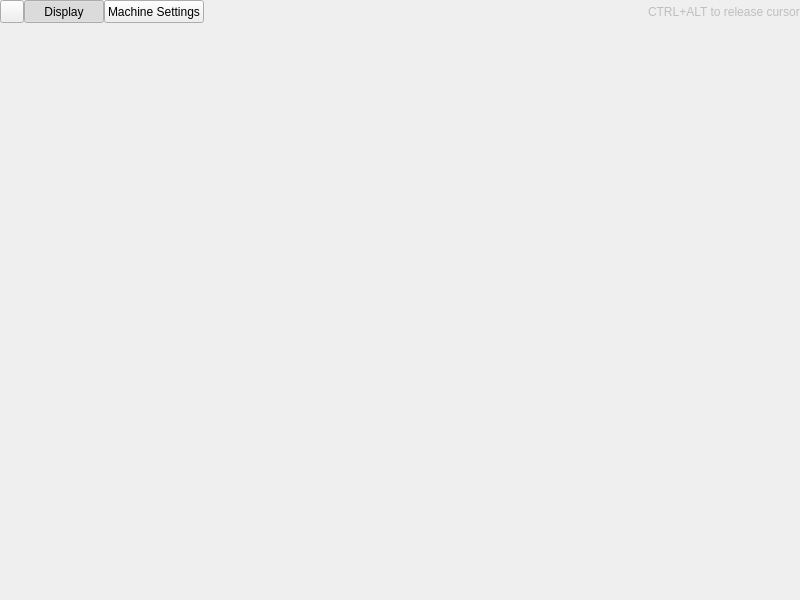
<?xml version="1.0" encoding="UTF-8"?>
<ui version="4.0">
 <class>GuestWindow</class>
 <widget class="QMainWindow" name="GuestWindow">
  <property name="geometry">
   <rect>
    <x>0</x>
    <y>0</y>
    <width>800</width>
    <height>600</height>
   </rect>
  </property>
  <property name="windowTitle">
   <string notr="true">MainWindow</string>
  </property>
  <property name="windowIcon">
   <iconset theme="theguest" resource="../resources.qrc">
    <normaloff>:/icons/theguest.svg</normaloff>:/icons/theguest.svg</iconset>
  </property>
  <widget class="QWidget" name="centralwidget">
   <property name="autoFillBackground">
    <bool>true</bool>
   </property>
   <layout class="QVBoxLayout" name="verticalLayout">
    <property name="spacing">
     <number>0</number>
    </property>
    <property name="leftMargin">
     <number>0</number>
    </property>
    <property name="topMargin">
     <number>0</number>
    </property>
    <property name="rightMargin">
     <number>0</number>
    </property>
    <property name="bottomMargin">
     <number>0</number>
    </property>
    <item>
     <widget class="QWidget" name="topWidget" native="true">
      <property name="autoFillBackground">
       <bool>true</bool>
      </property>
      <layout class="QHBoxLayout" name="horizontalLayout">
       <property name="spacing">
        <number>0</number>
       </property>
       <property name="leftMargin">
        <number>0</number>
       </property>
       <property name="topMargin">
        <number>0</number>
       </property>
       <property name="rightMargin">
        <number>0</number>
       </property>
       <property name="bottomMargin">
        <number>0</number>
       </property>
       <item>
        <layout class="QHBoxLayout" name="leftCsdLayout">
         <property name="spacing">
          <number>0</number>
         </property>
        </layout>
       </item>
       <item>
        <widget class="QToolButton" name="menuButton">
         <property name="sizePolicy">
          <sizepolicy hsizetype="Preferred" vsizetype="Preferred">
           <horstretch>0</horstretch>
           <verstretch>0</verstretch>
          </sizepolicy>
         </property>
         <property name="text">
          <string/>
         </property>
         <property name="icon">
          <iconset theme="theguest" resource="../resources.qrc">
           <normaloff>:/icons/theguest.svg</normaloff>:/icons/theguest.svg</iconset>
         </property>
         <property name="popupMode">
          <enum>QToolButton::InstantPopup</enum>
         </property>
        </widget>
       </item>
       <item>
        <widget class="QPushButton" name="displayButton">
         <property name="sizePolicy">
          <sizepolicy hsizetype="Minimum" vsizetype="Preferred">
           <horstretch>0</horstretch>
           <verstretch>0</verstretch>
          </sizepolicy>
         </property>
         <property name="text">
          <string>Display</string>
         </property>
         <property name="icon">
          <iconset theme="video-display">
           <normaloff>.</normaloff>.</iconset>
         </property>
         <property name="checkable">
          <bool>true</bool>
         </property>
         <property name="checked">
          <bool>true</bool>
         </property>
         <property name="autoExclusive">
          <bool>true</bool>
         </property>
        </widget>
       </item>
       <item>
        <widget class="QPushButton" name="settingsButton">
         <property name="sizePolicy">
          <sizepolicy hsizetype="Minimum" vsizetype="Preferred">
           <horstretch>0</horstretch>
           <verstretch>0</verstretch>
          </sizepolicy>
         </property>
         <property name="text">
          <string>Machine Settings</string>
         </property>
         <property name="icon">
          <iconset theme="configure">
           <normaloff>.</normaloff>.</iconset>
         </property>
         <property name="checkable">
          <bool>true</bool>
         </property>
         <property name="autoExclusive">
          <bool>true</bool>
         </property>
        </widget>
       </item>
       <item>
        <spacer name="horizontalSpacer">
         <property name="orientation">
          <enum>Qt::Horizontal</enum>
         </property>
         <property name="sizeHint" stdset="0">
          <size>
           <width>40</width>
           <height>20</height>
          </size>
         </property>
        </spacer>
       </item>
       <item>
        <widget class="QLabel" name="releaseInstructionsLabel">
         <property name="enabled">
          <bool>false</bool>
         </property>
         <property name="text">
          <string>CTRL+ALT to release cursor</string>
         </property>
         <property name="margin">
          <number>3</number>
         </property>
        </widget>
       </item>
       <item>
        <layout class="QHBoxLayout" name="rightCsdLayout">
         <property name="spacing">
          <number>0</number>
         </property>
        </layout>
       </item>
      </layout>
     </widget>
    </item>
    <item>
     <widget class="tStackedWidget" name="stackedWidget"/>
    </item>
   </layout>
  </widget>
  <widget class="QMenuBar" name="menubar">
   <property name="geometry">
    <rect>
     <x>0</x>
     <y>0</y>
     <width>800</width>
     <height>22</height>
    </rect>
   </property>
  </widget>
  <action name="actionClose">
   <property name="icon">
    <iconset theme="window-close">
     <normaloff>.</normaloff>.</iconset>
   </property>
   <property name="text">
    <string>Close</string>
   </property>
  </action>
  <action name="actionPower_On">
   <property name="icon">
    <iconset theme="media-playback-start">
     <normaloff>.</normaloff>.</iconset>
   </property>
   <property name="text">
    <string>Power On</string>
   </property>
  </action>
  <action name="actionForce_Stop">
   <property name="icon">
    <iconset theme="application-exit">
     <normaloff>.</normaloff>.</iconset>
   </property>
   <property name="text">
    <string>Force Stop</string>
   </property>
  </action>
 </widget>
 <customwidgets>
  <customwidget>
   <class>tStackedWidget</class>
   <extends>QStackedWidget</extends>
   <header location="global">tstackedwidget.h</header>
   <container>1</container>
   <slots>
    <signal>switchingFrame(int)</signal>
   </slots>
  </customwidget>
 </customwidgets>
 <resources>
  <include location="../resources.qrc"/>
 </resources>
 <connections/>
</ui>
